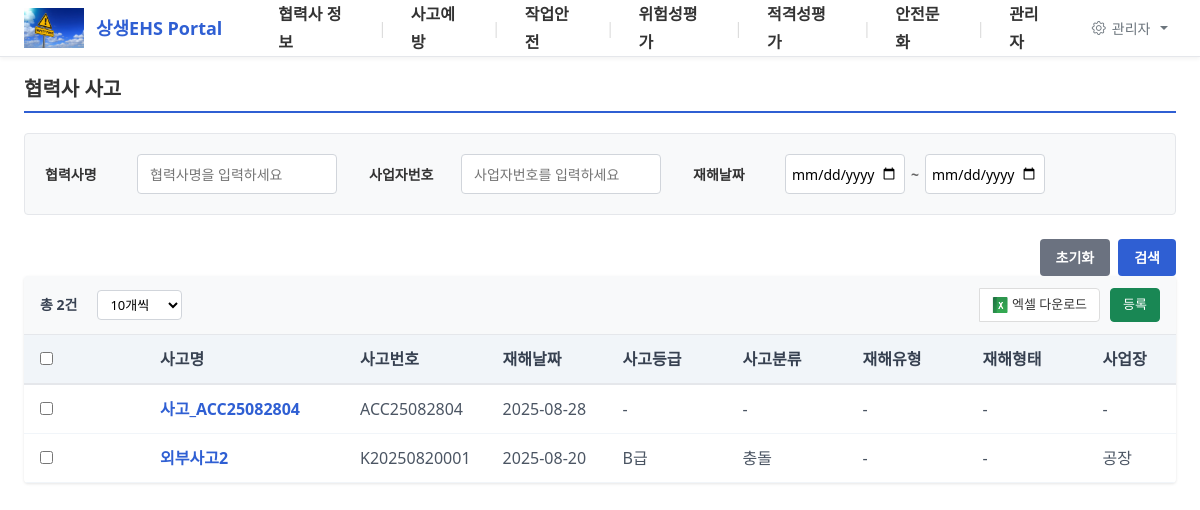
The app's page /partner-accident, older data.
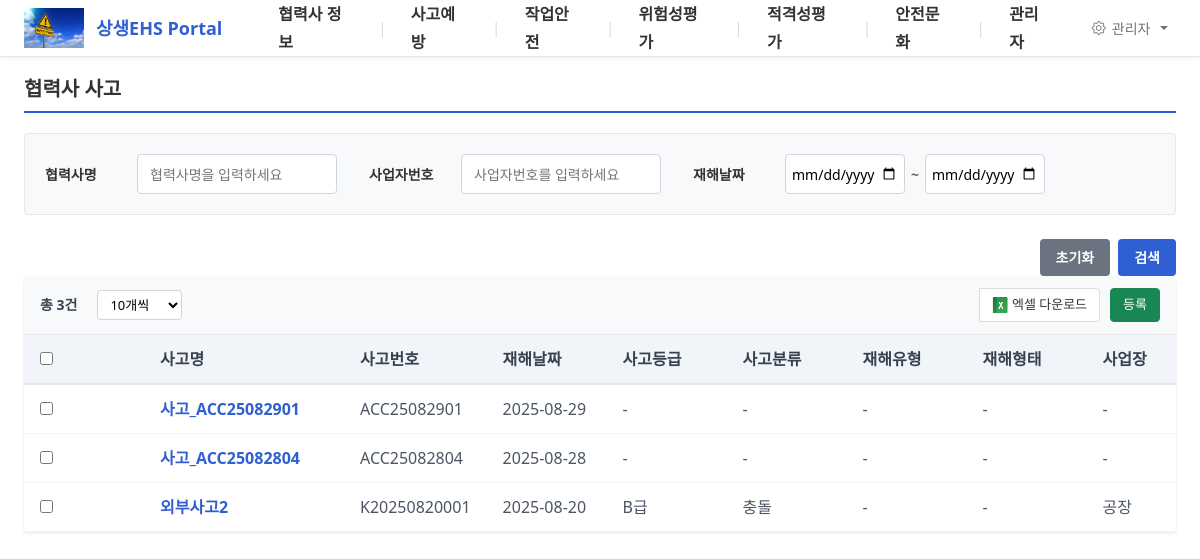
The same page, newer data.
### tables this page shows
CREATE TABLE accidents_cache (
                id INTEGER PRIMARY KEY AUTOINCREMENT,
                business_number TEXT NOT NULL,
                accident_date TEXT,
                accident_type TEXT,
                accident_location TEXT,
                accident_description TEXT,
                injury_level TEXT,
                injured_count INTEGER,
                cause_analysis TEXT,
                preventive_measures TEXT,
                report_date TEXT,
                reporter_name TEXT,
                synced_at DATETIME DEFAULT CURRENT_TIMESTAMP, custom_data TEXT, accident_number TEXT, accident_name TEXT, accident_time TEXT, accident_datetime TEXT, accident_grade TEXT, injury_type TEXT, injury_form TEXT, workplace TEXT, building TEXT, floor TEXT, location_detail TEXT, day_of_week TEXT, responsible_company1 TEXT, responsible_company1_no TEXT, responsible_company2 TEXT, responsible_company2_no TEXT, is_deleted INTEGER DEFAULT 0, major_category TEXT, location_category TEXT,
                FOREIGN KEY (business_number) REFERENCES partners_cache (business_number)
            );

### app.py (the view)
@app.route("/partner-accident")
def partner_accident_route():
    return partner_accident()

### app.py (called while the page is built, shortened)
def get_db_connection(timeout=10.0):
    conn = sqlite3.connect(db_config.local_db_path, timeout=timeout)
    cursor = conn.cursor()
    cursor.execute("PRAGMA journal_mode=WAL")
    cursor.execute("PRAGMA busy_timeout=5000")
    cursor.execute("PRAGMA synchronous=NORMAL")
    return conn

def from_json_filter(value):
    try:
        return pyjson.loads(value) if value else []
    except:
        return []

def init_sample_data():
    conn = partner_manager.db_config.get_sqlite_connection()
    cursor = conn.cursor()
    try:
        cursor.execute("SELECT COUNT(*) FROM partners_cache")
        count = cursor.fetchone()[0]
        cursor.execute("PRAGMA table_info(partners_cache)")
        columns = [col[1] for col in cursor.fetchall()]
        if count > 0:
            conn.close()
            return
    except Exception as e:
        logging.warning(f"데이터 확인 중 오류: {e}")

@app.before_request
def before_request():
    if request.path != '/data-recovery':
        init_db()

@app.after_request
def add_header(response):
    response.headers['Cache-Control'] = 'no-cache, no-store, must-revalidate'
    response.headers['Pragma'] = 'no-cache'
    response.headers['Expires'] = '0'
    return response

### database_config.py (called while the page is built)
def execute_SQL(query):
    if not IQADB_AVAILABLE:
        raise Exception("IQADB_CONNECT310 모듈을 사용할 수 없습니다.")
    conn = iqadb1()
    try:
        with conn.cursor() as cur:
            cur.execute(query)
            data = cur.fetchall()
            col_names = [desc[0] for desc in cur.description]
            df = pd.DataFrame(data, columns=col_names)
            return df
    except Exception as e:
        print(f"[ERROR] execute_SQL 실행 중 오류: {e}")
        traceback.print_exc()
        raise e
    finally:
        conn.close()

    def get_sqlite_connection(self):
        return sqlite3.connect(self.local_db_path)

### templates/partner-accident.html (shortened to what this page needs)
{% extends "base.html" %}
{% from 'includes/table_controls.html' import render_table_controls %}
{% from 'includes/search_controls.html' import render_search_section, render_search_buttons %}
{% block content %}
<div class="page-header">
    <h2 class="page-title">협력사 사고</h2>
</div>
<div class="search-section">
    <form method="GET" class="search-form">
        <div class="search-fields">
            <div class="search-group">
                <label>협력사명</label>
                <input type="text" name="company_name" value="{{ request.args.get('company_name', '') }}" placeholder="협력사명을 입력하세요">
            </div>
            <div class="search-group">
                <label>사업자번호</label>
                <input type="text" name="business_number" value="{{ request.args.get('business_number', '') }}" placeholder="사업자번호를 입력하세요">
            </div>
            <div class="search-group range-group">
                <label>재해날짜</label>
                <div class="range-inputs">
                    <input type="date" name="accident_date_start" value="{{ request.args.get('accident_date_start', '') }}" placeholder="시작일">
                    <span class="range-separator">~</span>
                    <input type="date" name="accident_date_end" value="{{ request.args.get('accident_date_end', '') }}" placeholder="종료일">
                </div>
            </div>
        </div>
    </form>
</div>
{{ render_search_buttons() }}
<div class="table-section">
    {{ render_table_controls(total_count, show_excel=True, show_register=True) }}
    <div class="table-wrapper">
        <table class="data-table">
            <thead>
                <tr>
                    <th style="width: 40px;"><input type="checkbox" id="selectAll" onchange="toggleSelectAll()"></th>
                    <th class="fixed-col">사고명</th>
                    <th>사고번호</th>
                    <th>재해날짜</th>
                    <th>사고등급</th>
                    <th>사고분류</th>
                    <th>재해유형</th>
                    <th>재해형태</th>
                    <th>사업장</th>
                </tr>
            </thead>
            <tbody>
                {% for accident in accidents %}
                <tr>
                    <td style="width: 40px;">
                        <input type="checkbox" class="accident-checkbox" value="{{ accident.id }}" onchange="updateDeleteButton()">
                    </td>
                    <td class="fixed-col">
                        <a href="javascript:void(0)" class="company-link" onclick="openAccidentModal('{{ accident.id }}')">{{ accident.accident_name }}</a>
                    </td>
                    <td>{{ accident.accident_number }}</td>
                    <td>{{ accident.accident_date }}</td>
                    <td>{{ accident.accident_grade or '-' }}</td>
                    <td>{{ accident.accident_type or '-' }}</td>
                    <td>{{ accident.disaster_type or '-' }}</td>
                    <td>{{ accident.disaster_form or '-' }}</td>
                    <td>{{ accident.workplace or '-' }}</td>
                </tr>
                {% else %}
                <tr>
                    <td colspan="{{ 19 + dynamic_columns|length }}" class="no-data">검색 결과가 없습니다.</td>
                </tr>
                {% endfor %}
            </tbody>
        </table>
    </div>
</div>
{% endblock %}

### templates/base.html (shortened to what this page needs)
<!DOCTYPE html>
<html lang="ko">
<head>
    <link href="https://cdn.jsdelivr.net/npm/bootstrap@5.1.3/dist/css/bootstrap.min.css" rel="stylesheet">
    <link href="https://cdn.jsdelivr.net/npm/bootstrap-icons@1.8.1/font/bootstrap-icons.css" rel="stylesheet">
</head>
<body>
    <nav class="topbar">
      <div class="topbar-inner">
        <a class="brand" href="{{ url_for('index') }}">
          <img src="/static/logo-sample.png" alt="Logo" class="logo-img">
          상생EHS Portal
        </a>
        <ul class="nav-main" role="menubar" aria-label="메인 메뉴">
          {% set active_slug = (request.view_args.get('url') if request.view_args else '') %}
          {% for m in menu %}
          {% set is_active = false %}
          {% for sm in m.submenu %}
            {% if active_slug == sm.url %}
              {% set is_active = true %}
            {% endif %}
          {% endfor %}
          <li class="nav-item has-sub{% if is_active %} is-active{% endif %}">
            <a class="nav-link"
               href="#"
               role="menuitem"
               aria-haspopup="true"
               aria-expanded="false">{{ m.title }}</a>
          </li>
          {% if not loop.last %}
          <li class="sep" aria-hidden="true">|</li>
          {% endif %}
          {% endfor %}
        </ul>
        <div class="admin-tools">
          <div class="dropdown">
            <button class="btn btn-sm btn-outline-secondary dropdown-toggle" type="button" id="adminMenu" data-bs-toggle="dropdown" aria-expanded="false">
              <i class="bi bi-gear"></i> 관리자
            </button>
          </div>
        </div>
      </div>
    </nav>
    {% if request.endpoint != 'index' %}
    <div class="container">
    {% endif %}
    {% block content %}{% endblock %}
    {% if request.endpoint != 'index' %}
    </div>
    {% endif %}
</body>
</html>

### templates/includes/table_controls.html (shortened to what this page needs)
{% macro render_table_controls(total_count, show_excel=True, show_register=True, show_delete=True, register_callback='showRegisterModal()') %}
<div class="table-header">
    <div class="left-controls">
        <span class="total-count">총 {{ total_count }}건</span>
        <div class="per-page-selector">
            <select onchange="changePerPage(this.value)">
                <option value="10" {% if request.args.get('per_page', '10') == '10' %}selected{% endif %}>10개씩</option>
            </select>
        </div>
    </div>
    <div class="action-buttons">
        {% if show_excel %}
        <button class="btn btn-excel-download" onclick="exportToExcel()">
            <img src="/static/icons/excel-icon.png" style="vertical-align: middle;" width="16" height="16">
            엑셀 다운로드
        </button>
        {% endif %}
        {% if show_register %}
        <button class="btn btn-register" onclick="{{ register_callback }}">
            등록
        </button>
        {% endif %}
    </div>
</div>
{% endmacro %}

### templates/includes/search_controls.html (shortened to what this page needs)
{% macro render_search_buttons() %}
<div class="search-buttons">
    <button type="button" onclick="resetForm()" class="btn-reset">초기화</button>
    <button type="button" onclick="validateAndSubmitSearch()" class="btn-search">검색</button>
</div>
{% endmacro %}

### templates/base.html (style rules this page uses)
html, body { overflow-x: hidden; width: 100%; max-width: 100vw; }
.topbar { background: #ffffff; border-bottom: 1px solid #e5e7eb; box-shadow: 0 2px 4px rgba(0,0,0,0.05); z-index: 9999; position: relative; }
.topbar-inner { max-width: none; margin: 0; height: 56px; display: flex; align-items: center; gap: 16px; padding: 0 24px; justify-content: space-between; }
.admin-tools { margin-left: auto; }
.logo-img { height: 40px; width: auto; margin-right: 12px; }
.brand { color: #2f5fd3; font-weight: 600; text-decoration: none; font-size: 18px; margin-right: 24px; display: flex; align-items: center; }
.nav-main { list-style: none; display: flex; align-items: stretch; gap: 0; margin: 0; padding: 0; flex: 1; }
.nav-item { position: relative; }
.nav-link { color: #333; text-decoration: none; font-weight: 700; padding: 10px 16px; display: block; line-height: 28px; transition: color 0.2s ease; cursor: pointer; }
.sep { color: #ddd; align-self: center; padding: 0 8px; user-select: none; }
.container { max-width: none; margin: 20px 24px; padding: 0; width: calc(100% - 48px); box-sizing: border-box; }

### templates/partner-accident.html (style rules this page uses)
.page-header { background: #fff; margin-bottom: 20px; padding-bottom: 10px; border-bottom: 2px solid #2f5fd3; }
.page-title { color: #333; font-size: 20px; font-weight: 700; margin: 0; }
.search-section { background: #f8f9fa; padding: 20px; margin-bottom: 20px; border-radius: 4px; border: 1px solid #e5e7eb; }
.search-form { width: 100%; }
.search-fields { display: flex; gap: 32px; flex-wrap: wrap; }
.search-group { display: flex; align-items: center; gap: 12px; flex: 0 0 auto; }
.search-group label { font-weight: 600; color: #333; font-size: 14px; white-space: nowrap; width: 80px; flex-shrink: 0; text-align: left; }
.search-group input[type="text"], .search-group input[type="date"] { height: 40px; border: 1px solid #d1d5db; border-radius: 4px; font-size: 14px; box-sizing: border-box; width: 200px; padding: 0 12px; }
.range-group .range-inputs { display: flex; align-items: center; gap: 6px; width: 200px; flex-shrink: 0; height: 40px; }
.range-inputs input[type="date"] { width: 120px; height: 40px; padding: 0 6px; flex-shrink: 0; }
.range-separator { font-weight: 600; color: #666; flex-shrink: 0; font-size: 14px; }
.search-buttons { display: flex; gap: 8px; justify-content: flex-end; }
.table-section { background: white; border-radius: 4px; overflow: hidden; box-shadow: 0 1px 3px rgba(0,0,0,0.1); }
.table-header { padding: 12px 16px; background: #f8f9fa; border-bottom: 1px solid #e5e7eb; display: flex; justify-content: space-between; align-items: center; }
.left-controls { display: flex; align-items: center; gap: 15px; }
.action-buttons { display: flex; align-items: center; gap: 0; }
.action-buttons .btn { padding: 6px 12px; font-size: 13px; border: 1px solid #ddd; cursor: pointer; display: inline-flex; align-items: center; gap: 4px; transition: all 0.2s; background: white; color: #333; }
.btn-excel-download { border-radius: 0 4px 4px 0; margin-right: 10px; }
.btn-register { background-color: #198754 !important; color: white !important; border-color: #198754 !important; border-radius: 4px; }
.total-count { font-weight: 600; color: #374151; }
.per-page-selector { display: inline-flex; align-items: center; }
.per-page-selector select { padding: 4px 8px; border: 1px solid #d1d5db; border-radius: 4px; font-size: 13px; background: white; margin-left: 5px; }
.table-wrapper { overflow-x: auto; position: relative; }
.data-table { width: max-content; min-width: 100%; border-collapse: collapse; }
.data-table th { background: #f1f5f9; padding: 12px 16px; text-align: left; font-weight: 600; color: #374151; border-bottom: 2px solid #e5e7eb; white-space: nowrap; min-width: 120px; }
.data-table th.fixed-col { position: sticky; left: 0; z-index: 2; background: #f1f5f9; box-shadow: 2px 0 4px rgba(0,0,0,0.05); min-width: 200px; }
.data-table td { padding: 12px 16px; border-bottom: 1px solid #f1f5f9; color: #4b5563; white-space: nowrap; min-width: 120px; }
.data-table td.fixed-col { position: sticky; left: 0; z-index: 1; background: white; box-shadow: 2px 0 4px rgba(0,0,0,0.05); min-width: 200px; }
.company-link { color: #2f5fd3; text-decoration: none; font-weight: 600; }

Row changes from the older to the newer data that the page shows:
added accidents_cache: accident_name "사고_ACC25082901", accident_number "ACC25082901", accident_date "2025-08-29", accident_grade "-", accident_type "-", disaster_type "-", disaster_form "-", workplace "-"
Text that changed along with them:
{{ total_count }}: "2" → "3"
